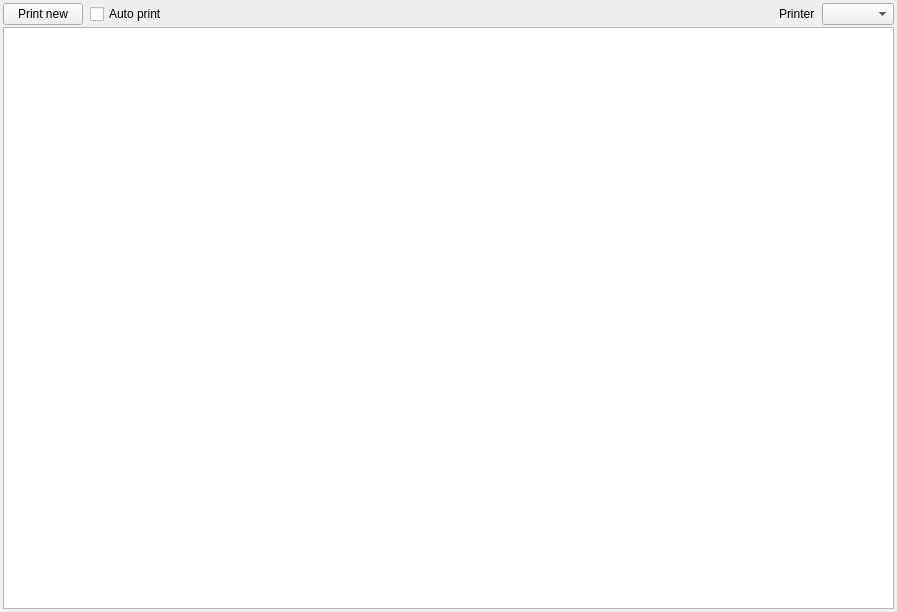
<?xml version="1.0" encoding="UTF-8"?>
<ui version="4.0">
 <class>ReceipesWidget</class>
 <widget class="QWidget" name="ReceipesWidget">
  <property name="geometry">
   <rect>
    <x>0</x>
    <y>0</y>
    <width>897</width>
    <height>612</height>
   </rect>
  </property>
  <property name="windowTitle">
   <string>Form</string>
  </property>
  <layout class="QVBoxLayout" name="verticalLayout">
   <property name="spacing">
    <number>1</number>
   </property>
   <property name="leftMargin">
    <number>3</number>
   </property>
   <property name="topMargin">
    <number>3</number>
   </property>
   <property name="rightMargin">
    <number>3</number>
   </property>
   <property name="bottomMargin">
    <number>3</number>
   </property>
   <item>
    <layout class="QHBoxLayout" name="horizontalLayout">
     <property name="spacing">
      <number>7</number>
     </property>
     <item>
      <widget class="QPushButton" name="btPrintNew">
       <property name="text">
        <string>Print new</string>
       </property>
      </widget>
     </item>
     <item>
      <widget class="QCheckBox" name="chkAutoPrint">
       <property name="text">
        <string>Auto print</string>
       </property>
      </widget>
     </item>
     <item>
      <spacer name="horizontalSpacer">
       <property name="orientation">
        <enum>Qt::Horizontal</enum>
       </property>
       <property name="sizeHint" stdset="0">
        <size>
         <width>40</width>
         <height>20</height>
        </size>
       </property>
      </spacer>
     </item>
     <item>
      <widget class="QLabel" name="label">
       <property name="text">
        <string>Printer</string>
       </property>
      </widget>
     </item>
     <item>
      <widget class="QComboBox" name="cbxPrinters"/>
     </item>
    </layout>
   </item>
   <item>
    <widget class="qf::qmlwidgets::TableViewToolBar" name="tblPrintJobsTB" native="true"/>
   </item>
   <item>
    <widget class="qf::qmlwidgets::TableView" name="tblCards"/>
   </item>
  </layout>
 </widget>
 <customwidgets>
  <customwidget>
   <class>qf::qmlwidgets::TableView</class>
   <extends>QTableView</extends>
   <header location="global">qf/qmlwidgets/tableview.h</header>
  </customwidget>
  <customwidget>
   <class>qf::qmlwidgets::TableViewToolBar</class>
   <extends>QWidget</extends>
   <header location="global">qf/qmlwidgets/tableviewtoolbar.h</header>
   <container>1</container>
  </customwidget>
 </customwidgets>
 <resources/>
 <connections/>
</ui>
